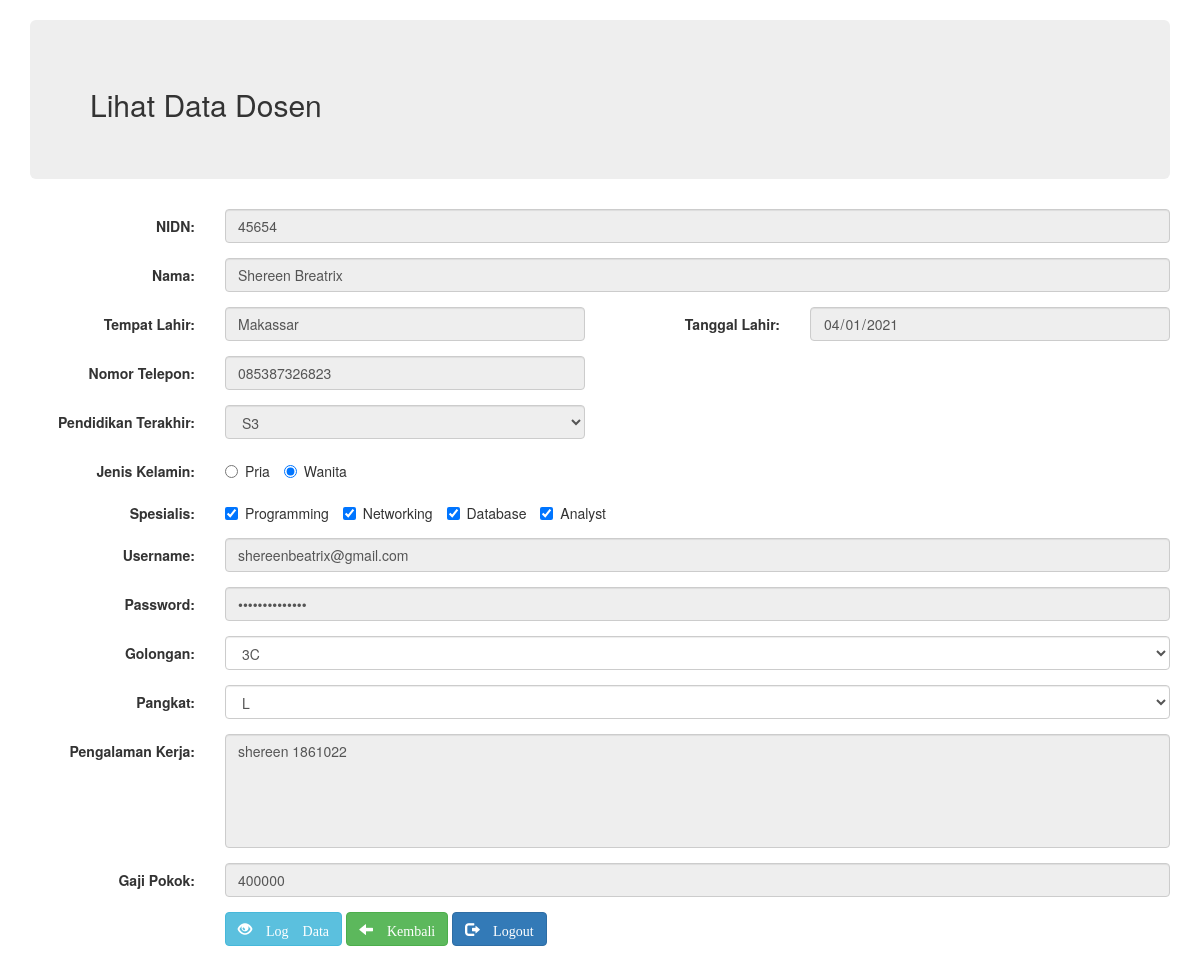
The page /lihat.php?lihat=ok&nidn=45654 (signed in) on the database its author committed.
### tables this page shows
CREATE TABLE `tabel_dosen` (
  `id` int(11) NOT NULL,
  `nidn` varchar(20) NOT NULL,
  `nama` varchar(100) NOT NULL,
  `tempat` varchar(255) NOT NULL,
  `tanggal` date NOT NULL,
  `telepon` varchar(20) NOT NULL,
  `pendidikan` varchar(10) NOT NULL,
  `jenis_kelamin` enum('Pria','Wanita') NOT NULL,
  `spesialis` varchar(100) NOT NULL,
  `email` varchar(100) NOT NULL,
  `password` varchar(100) NOT NULL,
  `golongan` varchar(10) NOT NULL,
  `pangkat` varchar(10) NOT NULL,
  `pengalaman` text NOT NULL,
  `gaji` varchar(255) NOT NULL,
  `total` varchar(255) NOT NULL
);

### lihat.php (the view, shortened to what this page needs)
<?php
	include "koneksi.php";
	$nidn = $_GET['nidn'];
	$queryinfo = mysqli_query($connect, "SELECT * FROM tabel_dosen WHERE nidn='$nidn'");
	$info = mysqli_fetch_array($queryinfo);
?>
<!DOCTYPE html>
<html lang="en">
<head>
 <link rel="stylesheet" href="css/bootstrap.min.css">
 <link rel="stylesheet" href="https://maxcdn.bootstrapcdn.com/bootstrap/3.4.1/css/bootstrap.min.css">
</head>
<body>
	<div class="container"><BR>
		<div class="jumbotron text-left">
		<h2>Lihat Data Dosen</h2>
		</div>
		<form class="form-horizontal" method="post" action="input.php">
				<div class="form-group row">
					<label class="control-label col-sm-2" for="nidn">NIDN:</label>
					<div class="col-sm-10">
						<input type="text" class="form-control" id="nidn" placeholder="Masukkan NIDN" name="nidn" value="<?=$info['nidn']?>" readonly>
					</div>
				</div>
				<div class="form-group row">
					<label class="control-label col-sm-2" for="nama">Nama:</label>
					<div class="col-sm-10">
						<input type="text" class="form-control" id="nama" placeholder="Masukkan Nama" name="nama" value="<?=$info['nama']?>" readonly>
					</div>
				</div>
				<div class="form-group row">
					<label class="control-label col-sm-2" for="tempat">Tempat Lahir:</label>
					<div class="col-sm-4">
						<input type="text" class="form-control" id="tempat" placeholder="Masukkan Tempat Lahir" name="tempat" value="<?=$info['tempat']?>" readonly>
					</div>
					<label class="control-label col-sm-2" for="tanggal">Tanggal Lahir:</label>
					<div class="col-sm-4">
						<input type="date" class="form-control" id="tanggal" placeholder="Masukkan Tanggal Lahir" name="tanggal" value="<?=$info['tanggal']?>" readonly>
					</div>
				</div>
				<div class="form-group row">
					<label class="control-label col-sm-2" for="telepon">Nomor Telepon:</label>
					<div class="col-sm-4">
						<input type="telepon" class="form-control" id="telepon" placeholder="Masukkan Nomor Telepon" name="telepon" value="<?=$info['telepon']?>" readonly>
					</div>
				</div>
				<div class="form-group row">
					<label class="control-label col-sm-2" for="pendidikan">Pendidikan Terakhir:</label>
					<div class="col-sm-4">
						<select class="form-control" id="pendidikan" name="pendidikan" readonly>
							<option value='S3' <?php if ($info['pendidikan'] == "S3") echo "selected"; ?>>S3</option>
						</select>
					</div>
				</div>
				<div class="form-group row">
					<label class="control-label col-sm-2" for="jk">Jenis Kelamin:</label>
					<div class="col-sm-10">
						<label class="radio-inline" ><input type="radio" id="jk" name="jk" value="Pria" <?php if ($info['jenis_kelamin'] == "Pria") echo "checked"; ?>> Pria</label>
						<label class="radio-inline"><input type="radio" id="jk" name="jk" value="Wanita" <?php if ($info['jenis_kelamin'] == "Wanita") echo "checked"; ?>> Wanita</label>
					</div>
				</div>
				<div class="form-group row">
					<label class="control-label col-sm-2" for="ahli">Spesialis:</label>
					<div class="col-sm-10">
						<label class="checkbox-inline"><input type='checkbox' name='ahli1' value='Programming' id="ahli" <?php if (preg_match("/Programming/", $info['spesialis'])) echo "checked"; ?>> Programming</label>
						<label class="checkbox-inline"><input type='checkbox' name='ahli2' value='Networking' id="ahli" <?php if (preg_match("/Networking/", $info['spesialis'])) echo "checked"; ?>> Networking</label>
						<label class="checkbox-inline"><input type='checkbox' name='ahli3' value='Database' id="ahli" <?php if (preg_match("/Database/", $info['spesialis'])) echo "checked"; ?>> Database</label>
						<label class="checkbox-inline"><input type='checkbox' name='ahli4' value='Analyst' id="ahli" <?php if (preg_match("/Analyst/", $info['spesialis'])) echo "checked"; ?>> Analyst</label>
					</div>
				</div>
				<div class="form-group row text-left">
					<label class="control-label col-sm-2" for="email">Username:</label>
					<div class="col-sm-10">
						<input type="email" class="form-control" id="email" placeholder="Masukkan Username (Email)" name="email" readonly value="<?=$info['email']?>">
					</div>
				</div>
				<div class="form-group row">
					<label class="control-label col-sm-2" for="password">Password:</label>
					<div class="col-sm-10">
						<input type="password" class="form-control" id="password" placeholder="Masukkan Password" name="password" readonly value="<?=$info['password']?>">
					</div>
				</div>
				<div class="form-group row">
					<label class="control-label col-sm-2" for="golongan">Golongan:</label>
					<div class="col-sm-10">
						<select class="form-control" id="golongan" name="golongan">
							<option value='3C' <?php if ($info['golongan'] == "3C") echo "selected"; ?>>3C</option>
						</select>
					</div>
				</div>
				<div class="form-group row">
					<label class="control-label col-sm-2" for="pangkat">Pangkat:</label>
					<div class="col-sm-10">
						<select class="form-control" id="pangkat" name="pangkat">
							<option value='L' <?php if ($info['pangkat'] == "L") echo "selected"; ?>>L</option>
						</select>
					</div>
				</div>
				<div class="form-group row">
					<label class="control-label col-sm-2" for="pengalaman">Pengalaman Kerja:</label>
					<div class="col-sm-10">
						<textarea class="form-control" rows="5" style="resize: none" id="pengalaman" readonly name="pengalaman"><?=$info['pengalaman']?></textarea>
					</div>
				</div>
				<div class="form-group row">
					<label class="control-label col-sm-2" for="gaji">Gaji Pokok:</label>
					<div class="col-sm-10">
						<input type="text" class="form-control" id="gaji" placeholder="Masukkan Gaji Pokok" name="gaji" value="<?=$info['gaji']?>" readonly>
					</div>
				</div>
				<div class="form-group row">
					<div class="col-sm-offset-2 col-sm-10">
            <a href="log.php" class="btn btn-info"><span class="glyphicon glyphicon-eye-open"> Log Data</a>
			<a href="input.php" class="btn btn-success"><span class="glyphicon glyphicon-arrow-left"> Kembali</a>
            <a href="logout.php" class="btn btn-primary"><span class="glyphicon glyphicon-log-out"> Logout</a>
            </div>
				</div>
			</form>
	</div>
</body>
</html>

### rows shown on the page
tabel_dosen: nidn "45654", nama "Shereen Breatrix", tempat "Makassar", tanggal "04/01/2021", telepon "085387326823", pendidikan "S3", jenis_kelamin "☐ Jenis Kelamin:", jenis_kelamin "☑ Wanita", spesialis "☑", email "shereenbeatrix@gmail.com", golongan "3C", pangkat "L", pengalaman "shereen 1861022", gaji "400000"
